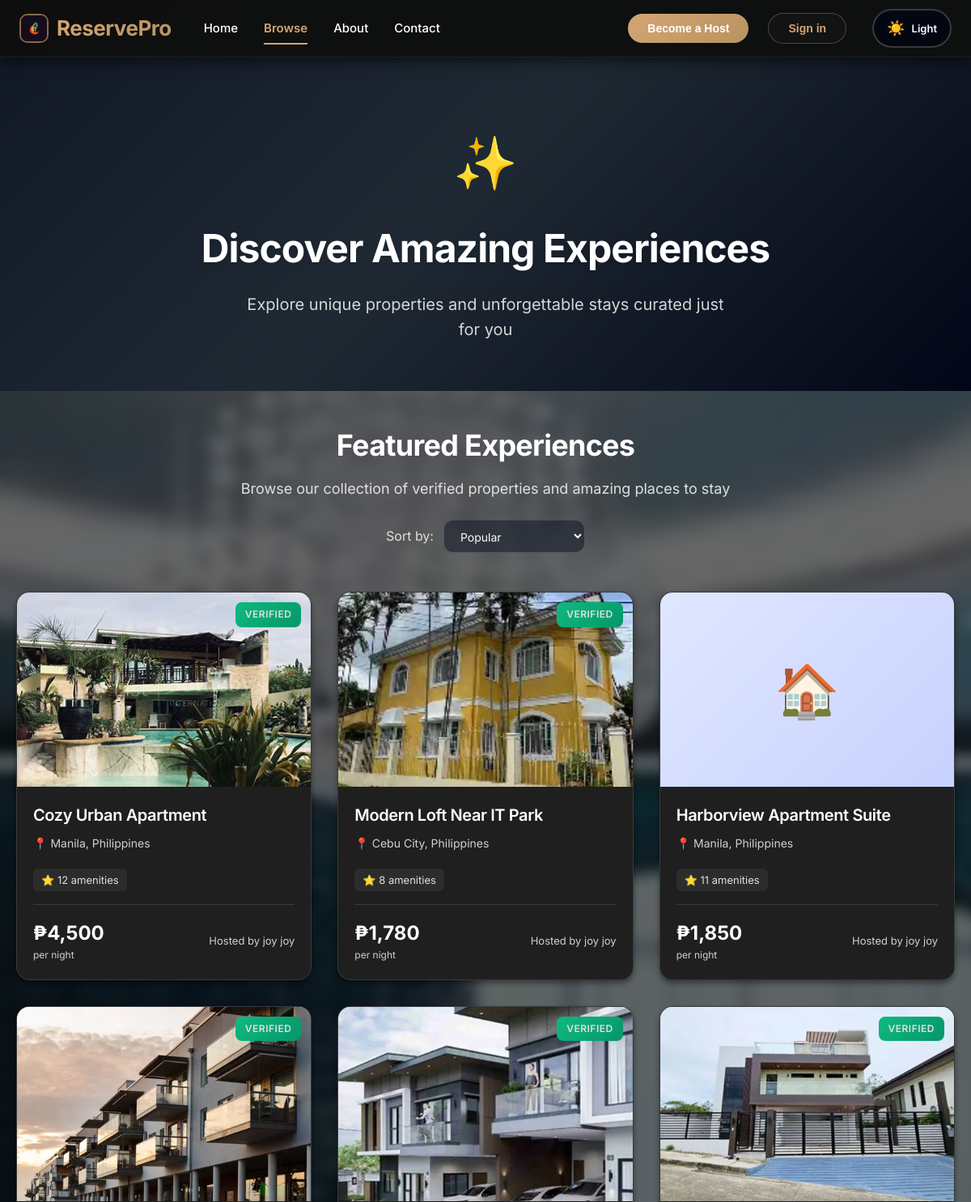
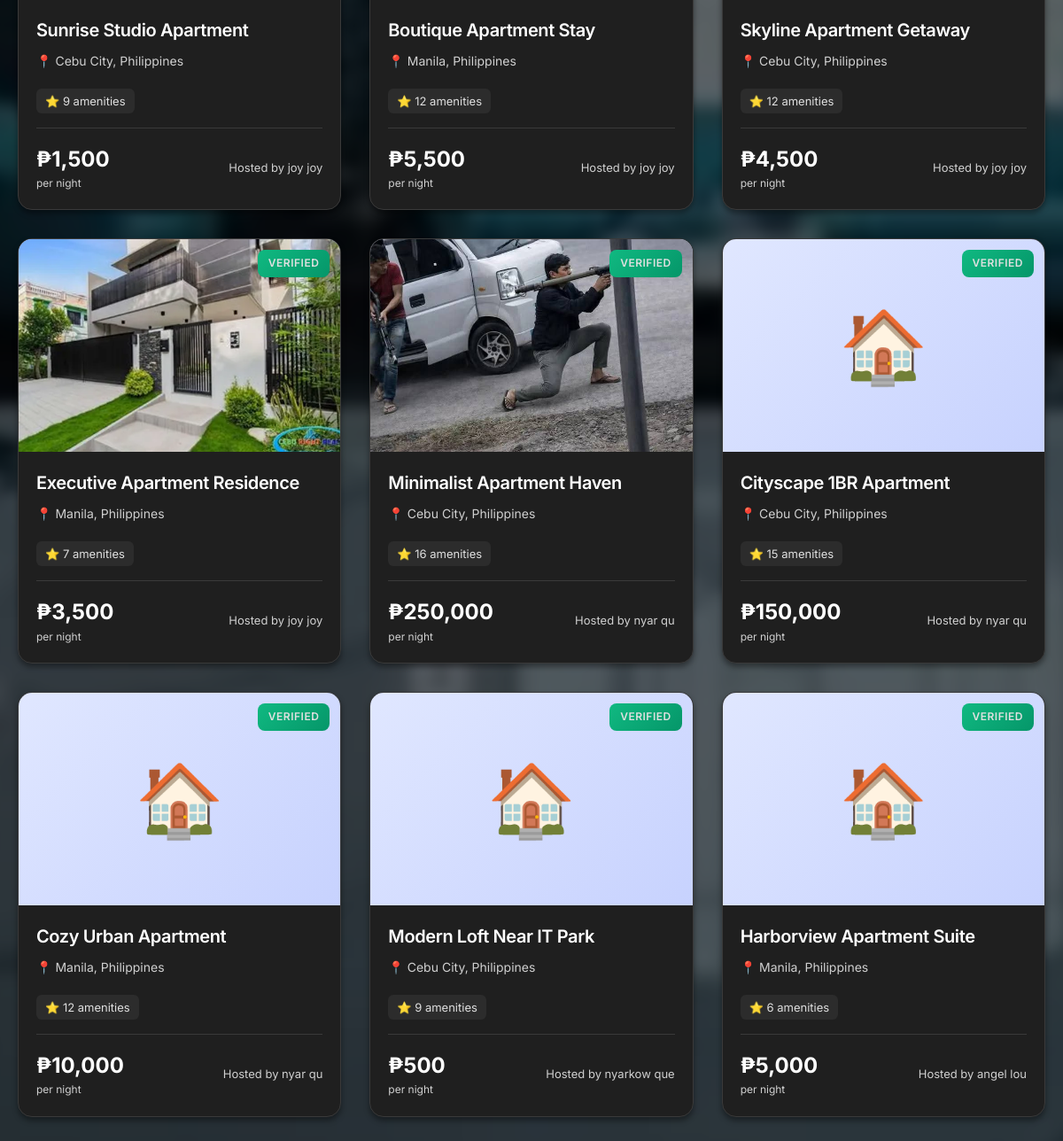
Screenshot of /experiences.php with the database file from the repository (2 pictures, top to bottom).
### tables this page shows
CREATE TABLE `properties` (
  `id` int(11) NOT NULL,
  `host_id` int(11) NOT NULL,
  `title` varchar(255) NOT NULL,
  `description` text NOT NULL,
  `property_type` enum('house','apartment','condo','villa','hotel') NOT NULL,
  `address` text NOT NULL,
  `city` varchar(100) NOT NULL,
  `country` varchar(100) NOT NULL,
  `price_per_night` decimal(10,2) NOT NULL,
  `max_guests` int(11) NOT NULL,
  `bedrooms` int(11) NOT NULL,
  `bathrooms` int(11) NOT NULL,
  `latitude` decimal(10,8) DEFAULT NULL,
  `longitude` decimal(11,8) DEFAULT NULL,
  `auto_accept_bookings` tinyint(1) NOT NULL DEFAULT 0,
  `average_rating` decimal(3,2) DEFAULT NULL,
  `review_count` int(11) NOT NULL DEFAULT 0,
  `status` enum('pending','approved','rejected','suspended','out_of_order') DEFAULT 'pending',
  `admin_notes` text DEFAULT NULL,
  `created_at` timestamp NOT NULL DEFAULT current_timestamp(),
  `updated_at` timestamp NOT NULL DEFAULT current_timestamp() ON UPDATE current_timestamp()
);

CREATE TABLE `users` (
  `id` int(11) NOT NULL,
  `first_name` varchar(50) NOT NULL,
  `last_name` varchar(50) NOT NULL,
  `date_of_birth` date DEFAULT NULL,
  `email` varchar(100) NOT NULL,
  `password` varchar(255) NOT NULL,
  `created_at` timestamp NOT NULL DEFAULT current_timestamp(),
  `role` enum('guest','host','admin') DEFAULT 'guest',
  `email_verified` tinyint(1) NOT NULL DEFAULT 0,
  `verification_token` varchar(100) DEFAULT NULL,
  `host_verified` tinyint(1) NOT NULL DEFAULT 0,
  `host_verification_status` enum('none','under review','approved','rejected') NOT NULL DEFAULT 'none'
);

### config/session.php (called while the page is built, shortened)
<?php
function isLoggedIn() {
    return isset($_SESSION['user_id']);
}
?>

### experiences.php (the view, shortened to what this page needs)
<?php
require_once __DIR__ . '/config/session.php';
$user = isLoggedIn() ? getCurrentUser() : null;
$conn = getDBConnection();
$query = "
    SELECT p.*, u.first_name, u.last_name,
    (SELECT photo_url FROM property_photos WHERE property_id = p.id AND is_primary = 1 LIMIT 1) as primary_photo
    FROM properties p
    JOIN users u ON p.host_id = u.id
    WHERE p.status = 'approved'
    ORDER BY p.created_at DESC
";
$result = $conn->query($query);
$properties = [];
if ($result) {
    $properties = $result->fetch_all(MYSQLI_ASSOC);
}
$property_amenities = [];
foreach ($properties as $property) {
    $stmt = $conn->prepare("
        SELECT COUNT(*) as amenity_count
        FROM property_amenities
        WHERE property_id = ?
    ");
    $stmt->bind_param("i", $property['id']);
    $stmt->execute();
    $amenity_result = $stmt->get_result();
    $property_amenities[$property['id']] = $amenity_result->fetch_assoc()['amenity_count'];
}
?>
<!DOCTYPE html>
<html lang="en">
<head>
    <link rel="stylesheet" href="assets/css/style.css?v=25.0">
    <link rel="stylesheet" href="assets/css/landing.css?v=25.0">
    <link rel="stylesheet" href="assets/css/modal.css?v=25.0">
    <link rel="stylesheet" href="assets/css/role-select.css?v=25.0">
    <link rel="stylesheet" href="assets/css/theme-toggle.css?v=2.0">
    <link rel="stylesheet" href="assets/css/animations.css?v=1.0">
    <link rel="stylesheet" href="assets/css/home-modern.css?v=4.0">
</head>
<body class="dashboard-page experiences-page">
    <nav class="navbar">
        <div class="nav-container">
            <div class="nav-left">
                <a href="home.php" class="brand">
                    <?php require __DIR__ . '/includes/brand-icon-svg.php'; ?>
                    <span class="brand-name">ReservePro</span>
                </a>
                <div class="nav-links">
                    <a href="home.php">Home</a>
                    <a href="experiences.php" class="active">Browse</a>
                    <a href="about.php">About</a>
                    <a href="contact.php">Contact</a>
                </div>
            </div>
            <div class="nav-right">
                <?php if ($user): ?>
                    <div class="user-nav">
                        <?php if ($user): ?>
                        <div class="guest-menu">
                            <button type="button" class="guest-menu-trigger" id="guestMenuTrigger" aria-expanded="false" aria-haspopup="true">
                                <span class="guest-menu-name">Hi, <?php echo htmlspecialchars($user['first_name']); ?></span>
                                <svg class="guest-menu-chevron" width="14" height="14" viewBox="0 0 24 24" fill="none" stroke="currentColor" stroke-width="2"><path d="M6 9l6 6 6-6"/></svg>
                            </button>
                            <div class="guest-menu-panel" id="guestMenuPanel" role="menu" aria-hidden="true">
                                <a href="messages.php" role="menuitem" class="guest-menu-item">Messages</a>
                                <?php if (isset($user['role']) && $user['role'] === 'guest'): ?>
                                <a href="profile.php" role="menuitem" class="guest-menu-item">Profile</a>
                                <?php elseif (isset($user['role']) && $user['role'] === 'host'): ?>
                                <a href="host/dashboard.php" role="menuitem" class="guest-menu-item">Dashboard</a>
                                <?php elseif (isset($user['role']) && $user['role'] === 'admin'): ?>
                                <a href="admin/dashboard.php" role="menuitem" class="guest-menu-item">Admin</a>
                                <?php endif; ?>
                                <a href="logout.php" role="menuitem" class="guest-menu-item guest-menu-item-logout">Logout</a>
                            </div>
                        </div>
                        <?php endif; ?>
                    </div>
                <?php else: ?>
                    <button onclick="window.location.href='become-host.php';" class="nav-btn" style="margin-right:8px;">
                        Become a Host
                    </button>
                    <button onclick="openModal('loginModal')" class="nav-btn-outline">Sign in</button>
                <?php endif; ?>
                <div class="theme-toggle">
                    <span class="theme-toggle-icon">☀️</span>
                    <span class="theme-toggle-text">Light</span>
                </div>
            </div>
        </div>
    </nav>
    <section class="experiences-hero">
        <div class="experience-icon">✨</div>
        <h1>Discover Amazing Experiences</h1>
        <p>Explore unique properties and unforgettable stays curated just for you</p>
    </section>
    <div class="experiences-content">
        <div class="section-header">
            <h2>Featured Experiences</h2>
            <p>Browse our collection of verified properties and amazing places to stay</p>
            <div class="sort-options" style="margin-top: 24px; display: flex; justify-content: center; align-items: center; gap: 12px;">
                <label style="color: #E0E0E0; font-size: 16px;">Sort by:</label>
                <select class="sort-select experience-sort" style="padding: 10px 16px; background: #2C2C2C; color: #FFFFFF; border: 2px solid #3A3A3A; border-radius: 8px; font-size: 14px; cursor: pointer;">
                    <option value="popular">Popular</option>
                </select>
            </div>
        </div>
        <div class="experiences-grid">
            <?php if (empty($properties)): ?>
                <div class="empty-state">
                    <div class="empty-state-icon">🏝️</div>
                    <h3>No Experiences Available Yet</h3>
                    <p>Check back soon for amazing properties and experiences!</p>
                    <a href="home.php" class="btn-home">Back to Home</a>
                </div>
            <?php else: ?>
                <?php foreach ($properties as $property):
                    $demo_titles = [
                        'Sunrise Studio Apartment',
                        'Harborview Apartment Suite',
                        'Modern Loft Near IT Park',
                        'Cozy Urban Apartment',
                        'Cityscape 1BR Apartment',
                        'Seaside Apartment Retreat',
                        'Minimalist Apartment Haven',
                        'Executive Apartment Residence',
                        'Skyline Apartment Getaway',
                        'Boutique Apartment Stay',
                    ];
                    $demo_locations = [
                        ['Cebu City', 'Philippines'],
                        ['Manila', 'Philippines'],
                    ];
                    $demo_seed = (int)($property['id'] ?? 0);
                    $demo_title = $demo_titles[$demo_seed % count($demo_titles)];
                    $demo_loc = $demo_locations[$demo_seed % count($demo_locations)];
                    $demo_city = $demo_loc[0];
                    $demo_country = $demo_loc[1];
                ?>
                    <div class="experience-card" onclick="openPropertyModal(<?php echo $property['id']; ?>)" data-price="<?php echo $property['price_per_night']; ?>" data-date="<?php echo $property['created_at']; ?>">
                        <div class="experience-image">
                            <?php if (!empty($property['primary_photo'])):
                                $photo_path = ltrim($property['primary_photo'], '/');
                            ?>
                                <img src="<?php echo htmlspecialchars($photo_path); ?>"
                                     alt="<?php echo htmlspecialchars($demo_title); ?>"
                                     onerror="this.style.display='none'; this.parentElement.innerHTML='🏠';">
                            <?php else: ?>
                                <div style="font-size: 80px; text-align: center; padding: 40px;">🏠</div>
                            <?php endif; ?>
                            <div class="experience-badge">Verified</div>
                        </div>
                        <div class="experience-info">
                            <h3 class="experience-title"><?php echo htmlspecialchars($demo_title); ?></h3>
                            <div class="experience-location">
                                📍 <?php echo htmlspecialchars($demo_city . ', ' . $demo_country); ?>
                            </div>
                            <?php if (isset($property_amenities[$property['id']]) && $property_amenities[$property['id']] > 0): ?>
                                <div class="amenities-count">
                                    ⭐ <?php echo $property_amenities[$property['id']]; ?> amenities
                                </div>
                            <?php endif; ?>
                            <div class="experience-details">
                                <div>
                                    <div class="experience-price price-amount">
                                        ₱<?php echo number_format($property['price_per_night'], 0); ?>
                                    </div>
                                    <div class="experience-price-label">per night</div>
                                </div>
                                <span class="experience-host">Hosted by <?php echo htmlspecialchars($property['first_name'] . ' ' . $property['last_name']); ?></span>
                            </div>
                        </div>
                    </div>
                <?php endforeach; ?>
            <?php endif; ?>
        </div>
    </div>
</body>
</html>

### includes/brand-icon-svg.php
<?php
$brand_icon_class = isset($brand_icon_class) ? $brand_icon_class : 'brand-icon';
$logo_src = '/part1-ReservePro/background%20image/asd.webp';
if ($brand_icon_class === 'logo-icon') {
    $logo_style = 'width:48px;height:48px;object-fit:contain;border:2px solid rgba(212,165,116,0.9);border-radius:12px;box-shadow:0 2px 8px rgba(0,0,0,0.2);box-sizing:border-box;';
} else {
    $logo_style = 'border:2px solid rgba(212,165,116,0.6);border-radius:10px;box-sizing:border-box;';
}
?>
<img src="<?php echo htmlspecialchars($logo_src); ?>"
     class="<?php echo htmlspecialchars($brand_icon_class); ?>"
     style="<?php echo $logo_style; ?>"
     alt="ReservePro logo">

### assets/css/style.css (style rules this page uses)
* { margin: 0; padding: 0; box-sizing: border-box; }
:root { --primary-color: #D4A574; --primary-dark: #B8935F; --primary-light: #E6C89C; --secondary-color: #1A1A1A; --accent-color: #D4A574; --text-dark: #FFFFFF; --text-gray: #B8B8B8; --bg-light: #1F1F1F; --border-color: #3A3A3A; --bg-primary: #020617; --bg-secondary: #030712; --bg-tertiary: #111827; --wood-dark: #111827; --wood-medium: #1F2933; --wood-light: #4B5563; }
body { font-family: -apple-system, BlinkMacSystemFont, 'Segoe UI', 'Inter', Roboto, 'Helvetica Neue', Arial, sans-serif; background: var(--bg-primary); color: #FFFFFF !important; line-height: 1.6; min-height: 100vh; }
.auth-page, .dashboard-page { position: relative; background: transparent; }
.auth-page::before, .dashboard-page::before { content: ''; position: fixed; top: 0; left: 0; width: 100%; height: 100%; background: url('../../background%20image/this.webp') center center / cover no-repeat; filter: blur(6px); transform: scale(1.04); z-index: -2; }
.auth-page::after, .dashboard-page::after { content: ''; position: fixed; top: 0; left: 0; width: 100%; height: 100%; background: rgba(0, 0, 0, 0.6); z-index: -1; }
h1, h2, h3, h4, h5, h6 { color: #FFFFFF !important; }
p, span, div { color: #E0E0E0 !important; }

### assets/css/landing.css (style rules this page uses)
:root { --primary-color: #D4A574; --primary-dark: #B8935F; --secondary-color: #1A1A1A; --accent-color: #D4A574; --text-dark: #FFFFFF; --text-light: #B8B8B8; --bg-light: #1F1F1F; --bg-dark: #020617; --bg-darker: #020617; --border-color: #3A3A3A; --wood-dark: #111827; --wood-medium: #1F2933; --shadow-sm: 0 2px 8px rgba(0, 0, 0, 0.3); --shadow-md: 0 4px 16px rgba(0, 0, 0, 0.4); --shadow-lg: 0 8px 32px rgba(0, 0, 0, 0.5); --shadow-gold: 0 4px 16px rgba(212, 165, 116, 0.2); }
* { margin: 0; padding: 0; box-sizing: border-box; }
body { font-family: -apple-system, BlinkMacSystemFont, 'Segoe UI', 'Inter', Roboto, 'Helvetica Neue', Arial, sans-serif; color: #FFFFFF !important; background: var(--bg-dark); overflow-x: hidden; }
h1, h2, h3, h4, h5, h6 { color: #FFFFFF !important; }
p { color: #E0E0E0 !important; }
.navbar { position: sticky; top: 0; background: rgba(15, 15, 15, 0.98); backdrop-filter: blur(15px); border-bottom: 1px solid var(--border-color); z-index: 1000; box-shadow: 0 4px 16px rgba(0, 0, 0, 0.6); }
.nav-container { max-width: 1400px; margin: 0 auto; padding: 0 24px; display: flex; justify-content: space-between; align-items: center; height: 70px; }
.nav-left { display: flex; align-items: center; gap: 40px; }
.brand { display: flex; align-items: center; gap: 10px; text-decoration: none; transition: transform 0.2s ease; }
.brand-icon { width: 36px; height: 36px; flex-shrink: 0; border: 2px solid rgba(212, 165, 116, 0.6); border-radius: 10px; box-sizing: border-box; }
.brand-name { font-size: 26px; font-weight: 700; background: linear-gradient(135deg, var(--primary-color), var(--primary-dark)); -webkit-background-clip: text; -webkit-text-fill-color: transparent; background-clip: text; letter-spacing: -0.5px; }
.nav-links { display: flex; gap: 32px; }
.nav-links a { color: var(--text-dark); text-decoration: none; font-weight: 500; font-size: 15px; transition: color 0.2s ease; position: relative; }
.nav-links a::after { content: ''; position: absolute; bottom: -8px; left: 0; width: 0; height: 2px; background: var(--primary-color); transition: width 0.3s ease; }
.nav-links a.active { color: var(--primary-color); font-weight: 600; }
.nav-links a.active::after { width: 100%; }
.nav-right { display: flex; align-items: center; gap: 16px; }
.nav-btn, button.nav-btn { padding: 10px 24px; background: linear-gradient(135deg, var(--primary-color), var(--primary-dark)); color: white; border: none; border-radius: 8px; text-decoration: none; font-weight: 600; font-size: 14px; cursor: pointer; transition: transform 0.2s ease, box-shadow 0.2s ease; display: inline-block; }
.nav-btn-outline, button.nav-btn-outline { padding: 10px 24px; background: transparent; color: var(--primary-color); border: 2px solid var(--primary-color); border-radius: 8px; text-decoration: none; font-weight: 600; font-size: 14px; cursor: pointer; transition: all 0.2s ease; display: inline-block; }
.sort-options { display: flex; align-items: center; gap: 12px; }
.sort-options label { font-size: 14px; color: var(--text-light); }
.sort-select { padding: 8px 16px; border: 1px solid var(--border-color); border-radius: 8px; font-size: 14px; cursor: pointer; outline: none; }

### rows the page displays
properties: shows a picture, id "Cozy Urban Apartment", id "Manila, Philippines", id "12", price_per_night "4,500", host.last_name "joy joy"
properties: shows a picture, id "Modern Loft Near IT Park", id "Cebu City, Philippines", id "8", price_per_night "1,780", host.last_name "joy joy"
properties: id "Harborview Apartment Suite", id "Manila, Philippines", id "11", price_per_night "1,850", host.last_name "joy joy"
properties: shows a picture, id "Sunrise Studio Apartment", id "Cebu City, Philippines", id "9", price_per_night "1,500", host.last_name "joy joy"
properties: shows a picture, id "Boutique Apartment Stay", id "Manila, Philippines", id "12", price_per_night "5,500", host.last_name "joy joy"
properties: shows a picture, id "Skyline Apartment Getaway", id "Cebu City, Philippines", id "12", price_per_night "4,500", host.last_name "joy joy"
properties: shows a picture, id "Executive Apartment Residence", id "Manila, Philippines", id "7", price_per_night "3,500", host.last_name "joy joy"
properties: shows a picture, id "Minimalist Apartment Haven", id "Cebu City, Philippines", id "16", price_per_night "250,000", host.last_name "nyar qu"
properties: id "Cityscape 1BR Apartment", id "Cebu City, Philippines", id "15", price_per_night "150,000", host.last_name "nyar qu"
properties: id "Cozy Urban Apartment", id "Manila, Philippines", id "12", price_per_night "10,000", host.last_name "nyar qu"
properties: id "Modern Loft Near IT Park", id "Cebu City, Philippines", id "9", price_per_night "500", host.last_name "nyarkow que"
properties: id "Harborview Apartment Suite", id "Manila, Philippines", id "6", price_per_night "5,000", host.last_name "angel lou"
